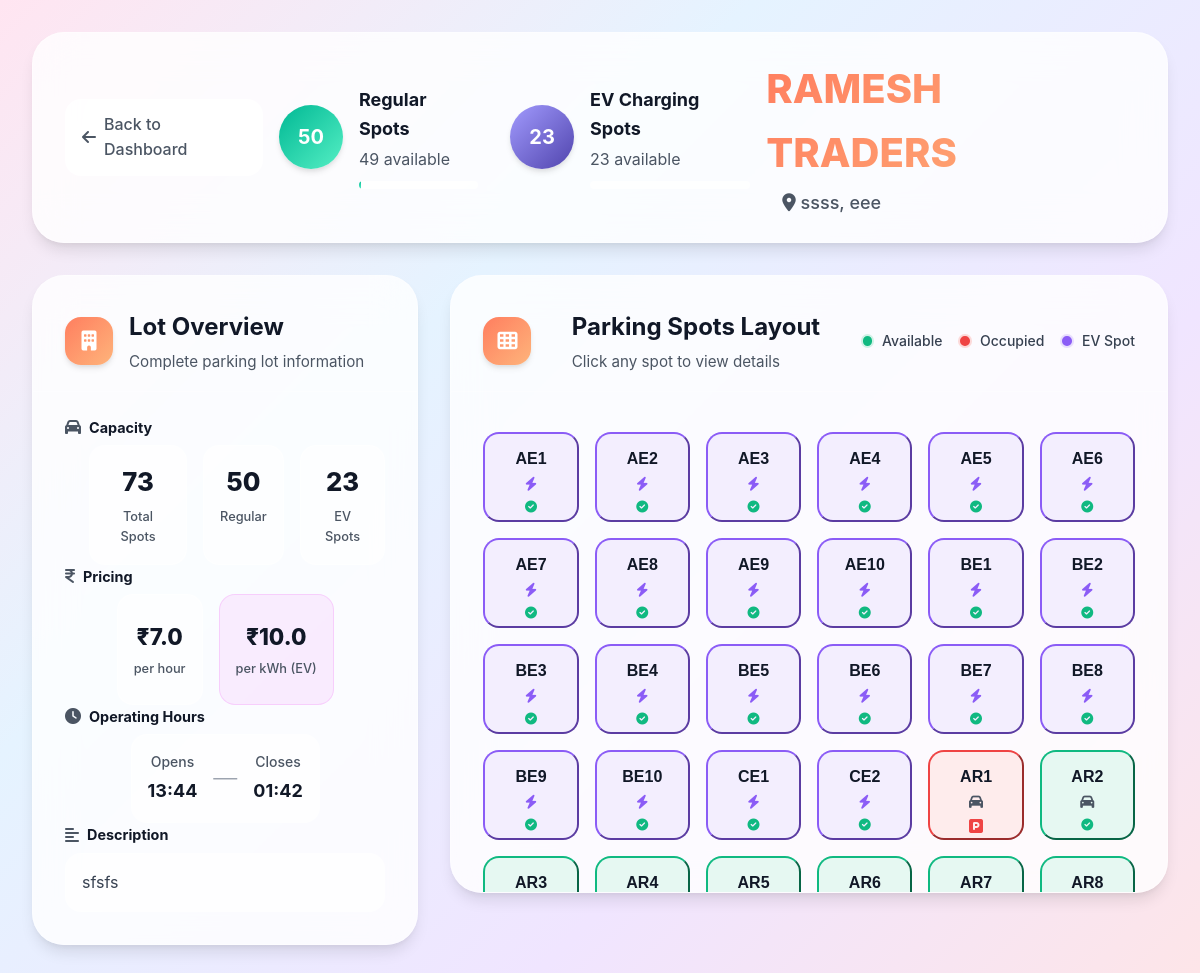
Screenshot of /view_details?lot_id=2 (signed in) with the database file from the repository.
### models/parking_lot.py (models this page shows, shortened)
class ParkingLot(db.Model):
    __tablename__ = 'parking_lots'
    id = db.Column(db.Integer, primary_key=True)
    name= db.Column(db.String(80), unique=True, nullable=False)
    address = db.Column(db.String(200), nullable=False)
    pincode = db.Column(db.String(10), nullable=False)
    hourly_rate = db.Column(db.Float, nullable=False)
    total_spots = db.Column(db.Integer, nullable=False)
    occupied_regular_spots = db.Column(db.Integer, default=0)
    occupied_ev_spots = db.Column(db.Integer, default=0)
    ev_spots = db.Column(db.Integer, default=0)
    ev_charging_rate = db.Column(db.Float, nullable=True)
    opening_time = db.Column(db.String(10), nullable=True)
    closing_time = db.Column(db.String(10), nullable=True)
    is_24_hours = db.Column(db.Boolean, default=False)
    description = db.Column(db.String(200), nullable=True)

### models/parking_spot.py (models this page shows, shortened)
class ParkingSpot(db.Model):
    __tablename__ = 'parking_spots'
    id=db.Column(db.Integer, primary_key=True)
    lot_id=db.Column(db.Integer, db.ForeignKey('parking_lots.id'), nullable=False)
    spot_number=db.Column(db.String(50), nullable=False)
    is_ev_spot=db.Column(db.Boolean, default=False)
    status=db.Column(db.String(50), default='available')

### routes/parking.py (the view)
@parking_bp.route('/view_details',methods=['POST','GET'])
@login_required
@admin_required
def view_details():
    lot_id=request.args.get('lot_id')
    spot_id=request.args.get('spot_id')
    spot=ParkingSpot.query.get(spot_id)
    booking=Booking.query.filter_by(spot_id=spot_id).first()
    end_time=None
    user=None
    vehicle=None
    if booking:
        user=User.query.get(booking.user_id)
        vehicle=Vehicle.query.get(booking.vehicle_id)
        end_time=booking.start_time + timedelta(hours=booking.duration)
    if request.method=='POST':
        lot_id=request.form.get('lot_id')
    lot=ParkingLot.query.get(lot_id)
    spots=ParkingSpot.query.filter_by(lot_id=lot_id)
    return render_template('parking_lot_details.html',lot=lot,spots=spots,spot=spot,user=user,vehicle=vehicle,end_time=end_time,booking=booking)

### Templates/parking_lot_details.html (shortened to what this page needs)
{%extends "base.html" %}
{%block style%}
<link rel="stylesheet" href="{{url_for('static',filename='css/parking_lot_details.css')}}">
<link rel="stylesheet" href="{{url_for('static',filename='css/admin_base.css')}}">
<link rel="stylesheet" href="{{url_for('static',filename='css/modal.css')}}">
{%endblock%}
{% block content %}
    <div class="page-container" data-has-spot="{{ 'true' if spot else 'false'}}" data-is-booked="{{'true' if booking else 'false'}}">
        <div class="header-div bg">
            <a href="{{url_for('admin.admin_dashboard')}}" class="back-btn">
                <i class="fas fa-arrow-left"></i>
                <span>Back to Dashboard</span>
            </a>
            <div class="status-item">
                <div class="status-circle regular">
                    <div class="circle-content">
                        <span class="total-count">{{lot.total_spots}}</span>
                    </div>
                </div>
                <div class="status-info">
                    <h4>Regular Spots</h4>
                    <p>{{lot.total_spots - lot.occupied_regular_spots}} available</p>
                    <div class="occupancy-bar">
                        <div class="occupancy-fill" style="width: {{(lot.occupied_regular_spots / lot.total_spots * 100) if lot.total_spots > 0 else 0}}%"></div>
                    </div>
                </div>
            </div>
            {% if lot.ev_spots > 0 %}
                <div class="status-item">
                    <div class="status-circle ev">
                        <div class="circle-content">
                            <span class="total-count">{{lot.ev_spots}}</span>
                        </div>
                    </div>
                    <div class="status-info">
                        <h4>EV Charging Spots</h4>
                        <p>{{lot.ev_spots - lot.occupied_ev_spots}} available</p>
                        <div class="occupancy-bar">
                        </div>
                    </div>
                </div>
            {% endif %}
            <div class="page-title">
                <h1>{{lot.name}}</h1>
                <p class="page-p">
                    <i class="fas fa-map-marker-alt"></i>
                    {{lot.address}}, {{lot.pincode if lot.pincode else 'Not specified'}}
                </p>
            </div>
        </div>
        <div class="lot-info">
            <div class="lot-info-left-container">
                <div class="card-info bg ">
                    <div class="card-header">
                        <div class="header-icon icon">
                            <i class="fas fa-building"></i>
                        </div>
                        <div class="header-text">
                            <h2>Lot Overview</h2>
                            <p>Complete parking lot information</p>
                        </div>
                    </div>
                    <div class="card-content">
                        <div class="info-section">
                            <h3><i class="fas fa-car"></i> Capacity</h3>
                            <div class="capacity-stats">
                                <div class="capacity-item">
                                    <div class="capacity-number">{{lot.total_spots + lot.ev_spots}}</div>
                                    <div class="capacity-label">Total Spots</div>
                                </div>
                                <div class="capacity-item">
                                    <div class="capacity-number">{{lot.total_spots}}</div>
                                    <div class="capacity-label">Regular</div>
                                </div>
                                <div class="capacity-item">
                                    <div class="capacity-number">{{lot.ev_spots}}</div>
                                    <div class="capacity-label">EV Spots</div>
                                </div>
                            </div>
                        </div>
                        <div class="info-section">
                            <h3><i class="fa-solid fa-indian-rupee-sign"></i> Pricing</h3>
                            <div class="pricing-stats">
                                <div class="pricing-item">
                                    <div class="price-amount">₹{{lot.hourly_rate}}</div>
                                    <div class="price-label">per hour</div>
                                </div>
                                {% if lot.ev_spots > 0 %}
                                <div class="pricing-item ev-pricing">
                                    <div class="price-amount">₹{{lot.ev_charging_rate}}</div>
                                    <div class="price-label">per kWh (EV)</div>
                                </div>
                                {% endif %}
                            </div>
                        </div>
                        <div class="info-section">
                            <h3><i class="fas fa-clock"></i> Operating Hours</h3>
                            <div class="hours-display">
                                {% if lot.is_24_hours %}
                                <div class=" open-24">
                                    <i class="fas fa-clock"></i>
                                    <span>Open 24/7</span>
                                </div>
                                {% else %}
                                <div class="hours-range">
                                    <div class="time-block">
                                        <span class="time-label">Opens</span>
                                        <span class="time-value">{{lot.opening_time}}</span>
                                    </div>
                                    <div class="time-separator">—</div>
                                    <div class="time-block">
                                        <span class="time-label">Closes</span>
                                        <span class="time-value">{{lot.closing_time}}</span>
                                    </div>
                                </div>
                                {% endif %}
                            </div>
                        </div>
                        {% if lot.description %}
                        <div class="info-section">
                            <h3><i class="fas fa-align-left"></i> Description</h3>
                            <p class="description-text">{{lot.description}}</p>
                        </div>
                        {% endif %}
                    </div>
                </div>
            </div>
            <div class="lot-info-right-container">
                <div class="spots-card bg">
                    <div class="card-header">
                        <div class="header-icon icon">
                            <i class="fas fa-th"></i>
                        </div>
                        <div class="header-text">
                            <h2>Parking Spots Layout</h2>
                            <p>Click any spot to view details</p>
                        </div>
                        <div class="legend">
                            <div class="legend-item">
                                <div class="legend-dot available"></div>
                                <span>Available</span>
                            </div>
                            <div class="legend-item">
                                <div class="legend-dot occupied"></div>
                                <span>Occupied</span>
                            </div>
                            <div class="legend-item">
                                <div class="legend-dot ev"></div>
                                <span>EV Spot</span>
                            </div>
                        </div>
                    </div>
                    <div class="card-content">
                        <div class="spot">
                            {% for spot in spots %}
                            <form action="{{url_for('parking.spot_details')}}" method="POST" class="spot-form">
                                <button type="submit" class="spot-box
                                    {% if spot.status == 'occupied' %}occupied{% else %}available{% endif %}
                                    {% if spot.is_ev_spot %}ev{% endif %}">
                                    <div class="spot-number">{{spot.spot_number}}</div>
                                    <div class="spot-type">
                                        {% if spot.is_ev_spot %}
                                            <i class="fas fa-bolt"></i>
                                        {% else %}
                                            <i class="fas fa-car"></i>
                                        {% endif %}
                                    </div>
                                    <div class="spot-status">
                                        {% if spot.status == 'occupied' %}
                                           <i class="fa-solid fa-square-parking"></i>
                                        {% else %}
                                            <i class="fas fa-check-circle"></i>
                                        {% endif %}
                                    </div>
                                </button>
                            </form>
                            {% endfor %}
                        </div>
                    </div>
                </div>
            </div>
        </div>
    </div>
{%endblock %}

### Static/css/admin_base.css (style rules this page uses)
:root { --main-gradient: linear-gradient(135deg, #ff7e5f 0%, #feb47b 100%); --gradient-blue: linear-gradient(135deg, #74b9ff 0%, #0984e3 100%); --gradient-purple: linear-gradient(135deg, #a29bfe 0%, #5044ad 100%); --gradient-pink: linear-gradient(135deg, #fd79a8 0%, #ff47fc 100%); --gradient-green: linear-gradient(135deg, #00b894 0%, #55efc4 100%); --gradient-orange: linear-gradient(135deg, #e17055 0%, #fdcb6e 100%); --gradient-red: linear-gradient(135deg, #e17055 0%, #ff1100 100%); --bg-gradient-main: linear-gradient(135deg, #FFE5F1 0%, #E5F3FF 25%, #F0E5FF 50%, #FFE5E5 75%, #E5FFE5 100%); --bg-gradient-soft: linear-gradient(135deg, #ffeaa7 0%, #fab1a0 100%); --bg-gradient-cool: linear-gradient(135deg, #a8edea 0%, #fed6e3 100%); --white: #ffffff; --gray-50: #f9fafb; --gray-100: #f3f4f6; --gray-200: #e5e7eb; --gray-300: #d1d5db; --gray-400: #9ca3af; --gray-500: #6b7280; --gray-600: #4b5563; --gray-700: #374151; --gray-800: #1f2937; --gray-900: #111827; --shadow-sm: 0 1px 2px 0 rgba(0, 0, 0, 0.05); --shadow: 0 1px 3px 0 rgba(0, 0, 0, 0.1), 0 1px 2px 0 rgba(0, 0, 0, 0.06); --shadow-md: 0 4px 6px -1px rgba(0, 0, 0, 0.1), 0 2px 4px -1px rgba(0, 0, 0, 0.06); --shadow-lg: 0 10px 15px -3px rgba(0, 0, 0, 0.1), 0 4px 6px -2px rgba(0, 0, 0, 0.05); --shadow-xl: 0 20px 25px -5px rgba(0, 0, 0, 0.1), 0 10px 10px -5px rgba(0, 0, 0, 0.04); --shadow-2xl: 0 20px 25px -5px rgba(0, 0, 0, 0.208), 0 10px 10px -5px rgba(0, 0, 0, 0.04); --radius-sm: 0.375rem; --radius: 0.5rem; --radius-md: 0.75rem; --radius-lg: 1rem; --radius-xl: 1.5rem; --radius-2xl: 2rem; --available-color: #10b981; --occupied-color: #ef4444; --ev-color: #8b5cf6; --transition: all 0.3s cubic-bezier(0.4, 0, 0.2, 1); }
* { margin: 0; padding: 0; box-sizing: border-box; }
body { font-family: 'Inter', sans-serif; background: var(--bg-gradient-main); color: var(--gray-800); line-height: 1.6; height: 100%; }
.bg { background: rgba(255, 255, 255, 0.8); backdrop-filter: blur(20px); border-radius: var(--radius-2xl); box-shadow: var(--shadow-lg); border: 1px solid rgba(255, 255, 255, 0.3); }
.icon { width: 3rem; height: 3rem; border-radius: var(--radius-lg); display: flex; align-items: center; justify-content: center; color: white; font-size: 1.25rem; box-shadow: var(--shadow-md); }

### rows the page displays
ParkingLot: total_spots "50", lot.total_spots-lot.occupied_regular_spots "49", ev_spots "23", lot.ev_spots-lot.occupied_ev_spots "23", name "RAMESH TRADERS", address "ssss", pincode "eee", lot.total_spots+lot.ev_spots "73", hourly_rate "7.0", ev_charging_rate "10.0", opening_time "13:44", closing_time "01:42", description "sfsfs"
ParkingSpot: spot_number "AE1", is_ev_spot True (drawn), status "available" (drawn)
ParkingSpot: spot_number "AE2", is_ev_spot True (drawn), status "available" (drawn)
ParkingSpot: spot_number "AE3", is_ev_spot True (drawn), status "available" (drawn)
ParkingSpot: spot_number "AE4", is_ev_spot True (drawn), status "available" (drawn)
ParkingSpot: spot_number "AE5", is_ev_spot True (drawn), status "available" (drawn)
ParkingSpot: spot_number "AE6", is_ev_spot True (drawn), status "available" (drawn)
ParkingSpot: spot_number "AE7", is_ev_spot True (drawn), status "available" (drawn)
ParkingSpot: spot_number "AE8", is_ev_spot True (drawn), status "available" (drawn)
ParkingSpot: spot_number "AE9", is_ev_spot True (drawn), status "available" (drawn)
ParkingSpot: spot_number "AE10", is_ev_spot True (drawn), status "available" (drawn)
ParkingSpot: spot_number "BE1", is_ev_spot True (drawn), status "available" (drawn)
ParkingSpot: spot_number "BE2", is_ev_spot True (drawn), status "available" (drawn)
ParkingSpot: spot_number "BE3", is_ev_spot True (drawn), status "available" (drawn)
ParkingSpot: spot_number "BE4", is_ev_spot True (drawn), status "available" (drawn)
ParkingSpot: spot_number "BE5", is_ev_spot True (drawn), status "available" (drawn)
ParkingSpot: spot_number "BE6", is_ev_spot True (drawn), status "available" (drawn)
ParkingSpot: spot_number "BE7", is_ev_spot True (drawn), status "available" (drawn)
ParkingSpot: spot_number "BE8", is_ev_spot True (drawn), status "available" (drawn)
ParkingSpot: spot_number "BE9", is_ev_spot True (drawn), status "available" (drawn)
ParkingSpot: spot_number "BE10", is_ev_spot True (drawn), status "available" (drawn)
ParkingSpot: spot_number "CE1", is_ev_spot True (drawn), status "available" (drawn)
ParkingSpot: spot_number "CE2", is_ev_spot True (drawn), status "available" (drawn)
ParkingSpot: spot_number "AR1", is_ev_spot False (drawn), status "occupied" (drawn)
ParkingSpot: spot_number "AR2", is_ev_spot False (drawn), status "available" (drawn)
ParkingSpot: spot_number "AR3"
ParkingSpot: spot_number "AR4"
ParkingSpot: spot_number "AR5"
ParkingSpot: spot_number "AR6"
ParkingSpot: spot_number "AR7"
ParkingSpot: spot_number "AR8"
